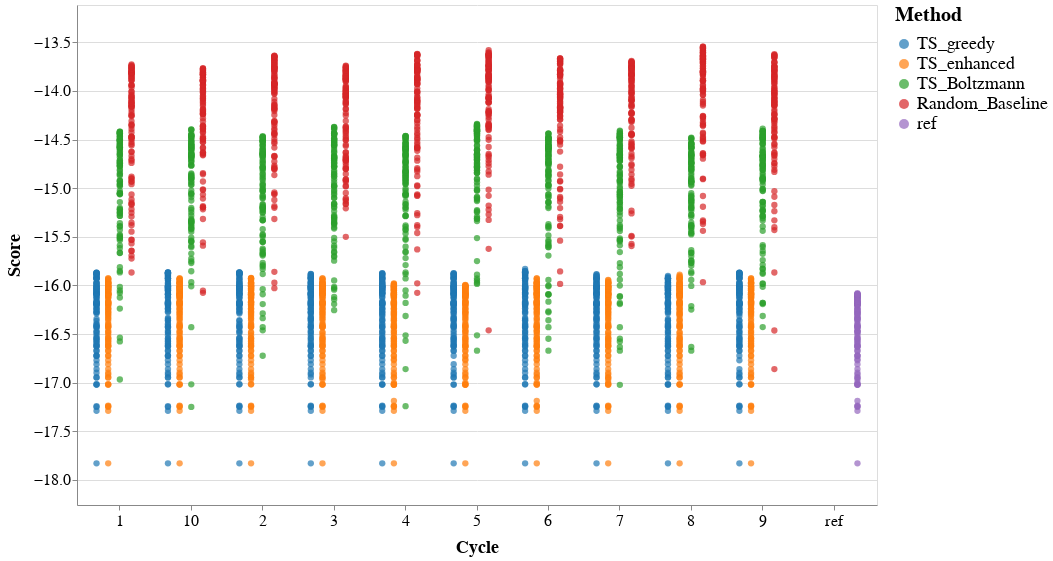

Here is the notebook cell this chart was saved with:
### Code cell
ts_benchmarks.stripplot_TS_results()

### Figure 1 — Vega-Lite specification as saved in the notebook (floating-point values rounded to 4 significant figures; data arrays with more than 128 entries replaced by an {"elided": "..."} marker saying what was removed)
{"config": {"view": {"continuousWidth": 300, "continuousHeight": 300}}, "data": {"name": "data-7ea5e7a1c7e3d95281088d88ace3df9e"}, "mark": {"type": "circle", "opacity": 0.7, "size": 40}, "encoding": {"color": {"field": "method", "legend": {"labelFontSize": 18, "orient": "right", "symbolSize": 100, "titleFontSize": 20, "titlePadding": 10}, "scale": {"domain": ["TS_greedy", "TS_enhanced", "TS_Boltzmann", "Random_Baseline", "ref"], "range": ["#1f77b4", "#ff7f0e", "#2ca02c", "#d62728", "#9467bd"]}, "title": "Method", "type": "nominal"}, "x": {"axis": {"labelAngle": 0, "labelFontSize": 16, "titleFontSize": 18, "titlePadding": 10}, "field": "cycle", "title": "Cycle", "type": "ordinal"}, "xOffset": {"field": "method", "scale": {"paddingInner": 0.3, "paddingOuter": 0.1, "type": "band"}, "type": "nominal"}, "y": {"axis": {"labelFontSize": 16, "titleFontSize": 18, "titlePadding": 10}, "field": "score", "scale": {"domain": [-18.26, -13.12]}, "title": "Score", "type": "quantitative"}, "yOffset": {"field": "jitter", "scale": {"range": [-3, 3]}, "type": "quantitative"}}, "height": 500, "transform": [{"calculate": "random()", "as": "jitter"}], "width": 800, "$schema": "https://vega.github.io/schema/vega-lite/v5.20.1.json", "datasets": {"data-7ea5e7a1c7e3d95281088d88ace3df9e": {"elided": "4100 records"}}}
